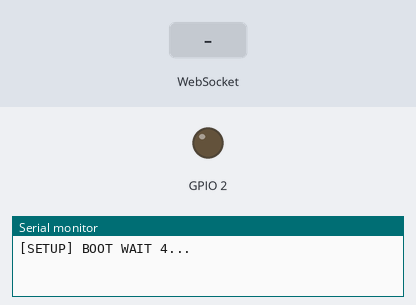
Bench run of a program on a simulated ESP32. Parts: output pins drawn as LEDs (lit = HIGH), the last lines printed to the serial monitor. The inputs (shaded band) are chosen by the test bench. WiFi joins after 1.5 s; servers stay silent unless stated.

Above: at 0.1 s.
At 7.7 s:
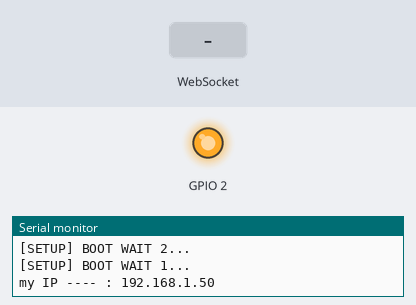
7.8 s: WebSocket text "1" received
At 8.15 s:
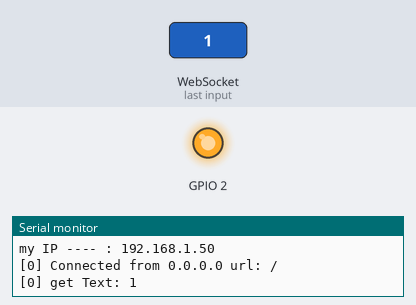
Timing chart, 0 to 16.8 s (numbered marks = the images above; inputs shaded):
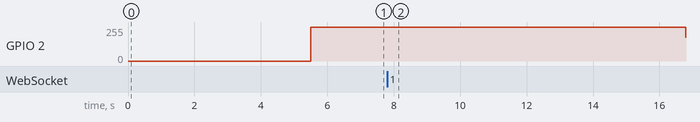

Measured:
- after the input at 7.8 s, GPIO 2: stays 255/255 (without the input it goes to 146/255 after 3.3 s)

The program:

main.cpp
```cpp
/*
 * WebSocketServer.ino
 *
 *  Created on: 22.05.2015
 *
 */

#include <Arduino.h>

#include <WiFi.h>
#include <WiFiMulti.h>
#include <WiFiClientSecure.h>

#include <WebSocketsServer.h>
#include "LedFader.h"

#define BLUE_LED GPIO_NUM_2 // RHS_P_4 esp32 devkit on board blue LED

WiFiMulti WiFiMulti;
WebSocketsServer webSocket = WebSocketsServer(81);

#define USE_SERIAL Serial

LedFader heartBeatLED(BLUE_LED, 1, 0, 255, 700, true);

void hexdump(const void *mem, uint32_t len, uint8_t cols = 16)
{
    const uint8_t *src = (const uint8_t *)mem;
    USE_SERIAL.printf("\n[HEXDUMP] Address: 0x%08X len: 0x%X (%d)", (ptrdiff_t)src, len, len);
    for (uint32_t i = 0; i < len; i++)
    {
        if (i % cols == 0)
        {
            USE_SERIAL.printf("\n[0x%08X] 0x%08X: ", (ptrdiff_t)src, i);
        }
        USE_SERIAL.printf("%02X ", *src);
        src++;
    }
    USE_SERIAL.printf("\n");
}

uint8_t sktNum;
void webSocketEvent(uint8_t num, WStype_t type, uint8_t *payload, size_t length)
{
    sktNum= num;

    switch (type)
    {
    case WStype_DISCONNECTED:
        USE_SERIAL.printf("[%u] Disconnected!\n", num);
        break;
    case WStype_CONNECTED:
    {
        IPAddress ip = webSocket.remoteIP(num);
        USE_SERIAL.printf("[%u] Connected from %d.%d.%d.%d url: %s\n", num, ip[0], ip[1], ip[2], ip[3], payload);

        // send message to client
        webSocket.sendTXT(num, "Connected");
    }
    break;
    case WStype_TEXT:
        USE_SERIAL.printf("[%u] get Text: %s\n", num, payload);

        //send message to client
        //webSocket.sendTXT(num, "from ESP32 - got your message");

        // send data to all connected clients
        // webSocket.broadcastTXT("message here");
        break;
    case WStype_BIN:
        USE_SERIAL.printf("[%u] get binary length: %u\n", num, length);
        hexdump(payload, length);

        // send message to client
        // webSocket.sendBIN(num, payload, length);
        break;
    case WStype_ERROR:
    case WStype_FRAGMENT_TEXT_START:
    case WStype_FRAGMENT_BIN_START:
    case WStype_FRAGMENT:
    case WStype_FRAGMENT_FIN:
        break;
    }
}
void sendTextViaWS(void)
{
    static unsigned long lastResetWatchdogMillis = millis();
    unsigned long resetWatchdogInterval = 10000;

    if ((millis() - lastResetWatchdogMillis) >= resetWatchdogInterval)
    {

        //merWrite(timer, 0); // reset timer (feed watchdog)
        Serial.println("from ESP32 - got your message");
        //send message to client
        webSocket.broadcastTXT("from ESP32 - got your message");
        webSocket.sendTXT(sktNum, "from ESP32 - targeted message");

        lastResetWatchdogMillis = millis();
    }
}

void setup()
{
    // USE_SERIAL.begin(921600);
    USE_SERIAL.begin(115200);

    //Serial.setDebugOutput(true);
    USE_SERIAL.setDebugOutput(true);

    USE_SERIAL.println();
    USE_SERIAL.println();
    USE_SERIAL.println();

    for (uint8_t t = 4; t > 0; t--)
    {
        USE_SERIAL.printf("[SETUP] BOOT WAIT %d...\n", t);
        USE_SERIAL.flush();
        delay(1000);
    }

    WiFiMulti.addAP("notwork", "a new router can solve many problems");

    while (WiFiMulti.run() != WL_CONNECTED)
    {
        delay(100);
    }
    USE_SERIAL.print("my IP ---- : ");
    USE_SERIAL.println(WiFi.localIP());

    webSocket.begin();
    webSocket.onEvent(webSocketEvent);

    heartBeatLED.begin(); // initialize
}

void loop()
{
    webSocket.loop();
    heartBeatLED.update(); // initialize

    sendTextViaWS();
    //send text if it's time to do so
}
```
